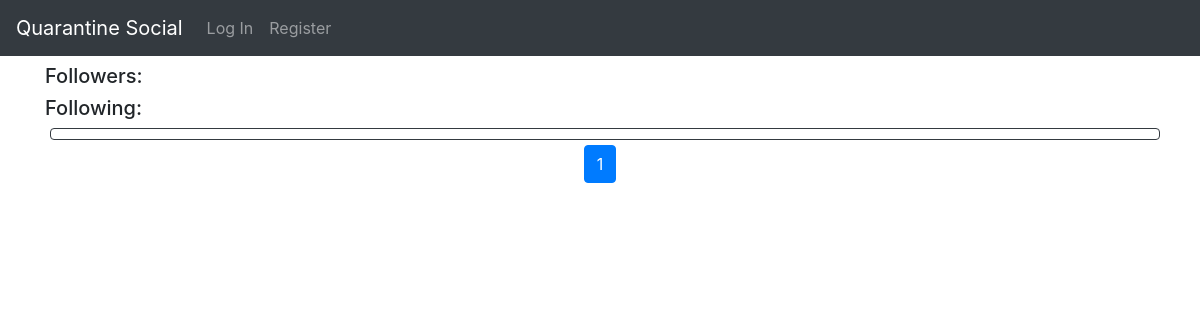
Before: /userProfile/test2 with the older database file.
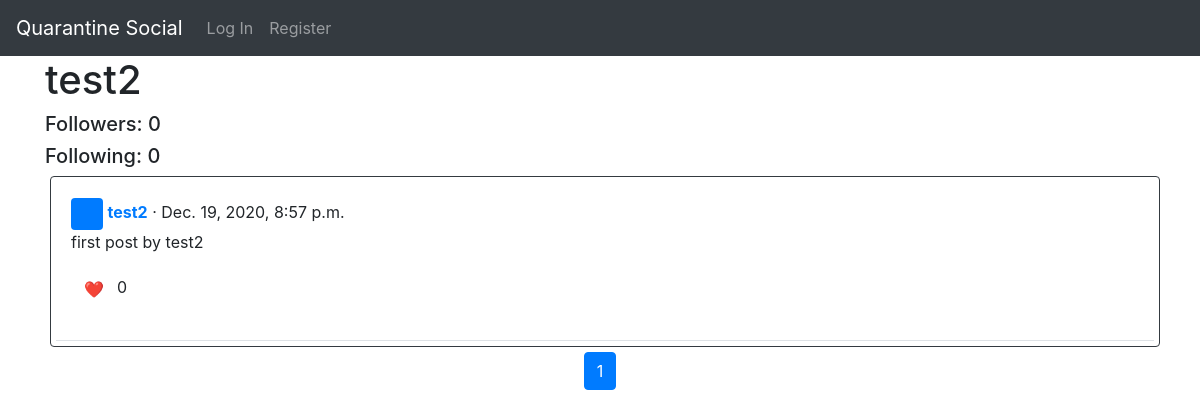
After: the same page with the newer database file.
### network/models.py (models this page shows)
class User(AbstractUser):
    num_following = models.IntegerField(default=0)
    num_followers = models.IntegerField(default=0)

class Post(models.Model):
    author = models.ForeignKey(User, on_delete=models.CASCADE)
    content = models.TextField()
    post_date = models.DateTimeField(default=timezone.now)
    num_likes = models.IntegerField(default=0)

### network/views.py (the view, shortened to what this page needs)
# urls.py: path("userProfile/<str:username>", views.profile, name="profile"),
def profile(request, username):
    desired_user = User.objects.filter(username=username).first()
    desired_user_posts = Post.objects.filter(author=desired_user).order_by('-post_date')
    paginator = Paginator(desired_user_posts, NUM_POSTS_PER_PAGE)
    page = request.GET.get('page')
    posts = paginator.get_page(page)
    if not request.user.is_authenticated:
        return render(request, "network/user_profile.html", {
            "desired_user": desired_user,
            "posts": posts
        })

### network/templates/network/user_profile.html (shortened to what this page needs)
{% extends "network/layout.html" %}
{% load static %}
{% block body %}
<div class="container">
    <h1>{{ desired_user.username }}</h1>
    <h5>Followers: {{ desired_user.num_followers }}</h5>
    <h5>Following: {{ desired_user.num_following }}</h5>
    <div class="container border border-dark rounded pst">
        {% for post in posts %}
            <div class="d-flex pt-3">
                <div class="pb-3 mb-0 medium lh-sm border-bottom w-100">
                    <div class="container">
                        <svg class="bd-placeholder-img flex-shrink-0 me-2 rounded" width="32" height="32" xmlns="http://www.w3.org/2000/svg" role="img" aria-label="Placeholder: 32x32" preserveAspectRatio="xMidYMid slice" focusable="false">
                            <text x="90%" y="50%" fill="#007bff" dy=".3em">32x32</text>
                        </svg>
                        <strong class="text-gray-dark"><a href="{% url 'profile' username=post.author %}">{{ post.author }}</a></strong>
                        <span> · {{ post.post_date }}</span>
                        <p>{{ post.content }}</p>
                        <p><button type="button" class="btn btn-link like_unlike_btn" id="{{post.id}}">❤️</button>{{ post.num_likes }}</p>
                    </div>
                </div>
            </div>
        {% endfor %}
    </div>
    <ul class="pagination justify-content-center">
        {% for num in posts.paginator.page_range %}
            {% if posts.number == num %}
                <li class="page-item active"><a class="page-link" href="?page={{ num }}">{{ num }}</a></li>
            {% elif num > posts.number|add:'-3' and num < posts.number|add:'3' %}
                <li class="page-item"><a class="page-link" href="?page={{ num }}">{{ num }}</a></li>
            {% endif %}
        {% endfor %}
    </ul>
</div>
{% endblock %}

### network/templates/network/layout.html (shortened to what this page needs)
{% load static %}
<!DOCTYPE html>
<html lang="en">
    <head>
        <link rel="stylesheet" href="https://stackpath.bootstrapcdn.com/bootstrap/4.4.1/css/bootstrap.min.css">
        <link href="{% static 'network/styles.css' %}" rel="stylesheet">
    </head>
    <body>
        <nav class="navbar navbar-expand-lg navbar-dark bg-dark">
            <a class="navbar-brand" href="{% url 'index' %}">Quarantine Social</a>
            <div>
              <ul class="navbar-nav mr-auto">
                {% if user.is_authenticated %}
                    <li class="nav-item">
                        <a class="nav-link" href="{% url 'profile' username=user.username %}"><strong>{{ user.username }}</strong></a>
                    </li>
                    <li class="nav-item">
                        <a class="nav-link" href="{% url 'index' %}">All Posts</a>
                      </li>
                    <li class="nav-item">
                        <a class="nav-link" href="{% url 'following' %}">Following</a>
                    </li>
                    <li class="nav-item">
                        <a class="nav-link" href="{% url 'logout' %}">Log Out</a>
                    </li>
                {% else %}
                    <li class="nav-item">
                        <a class="nav-link" href="{% url 'login' %}">Log In</a>
                    </li>
                    <li class="nav-item">
                        <a class="nav-link" href="{% url 'register' %}">Register</a>
                    </li>
                {% endif %}
              </ul>
            </div>
          </nav>
        <div class="body">
            {% block body %}
            {% endblock %}
        </div>
    </body>
</html>

### network/static/network/styles.css (style rules this page uses)
.pst { margin: 5px; padding: 5px; }

Changed rows visible on the page:
added User: username "test2", num_followers "0", num_following "0"
added Post: author "test2", post_date "Dec. 19, 2020, 8:57 p.m.", content "first post by test2", num_likes "0"
